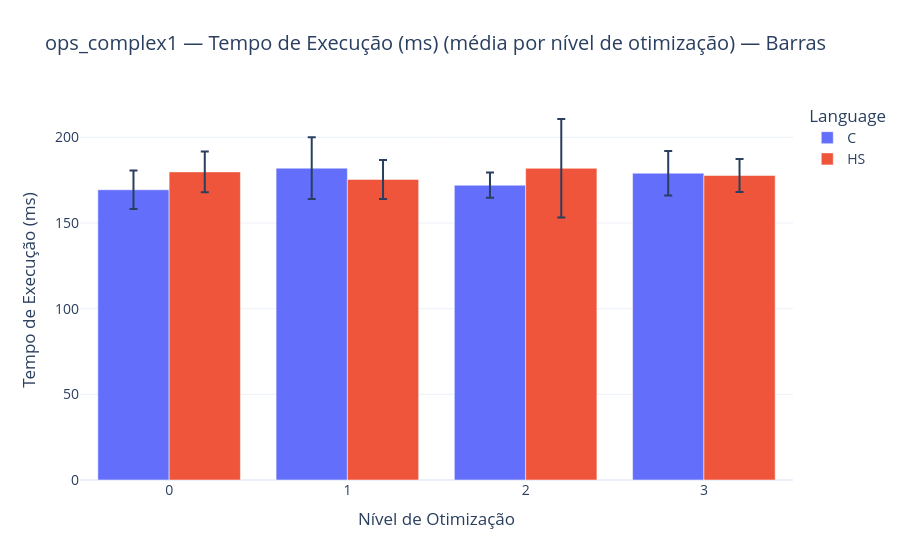
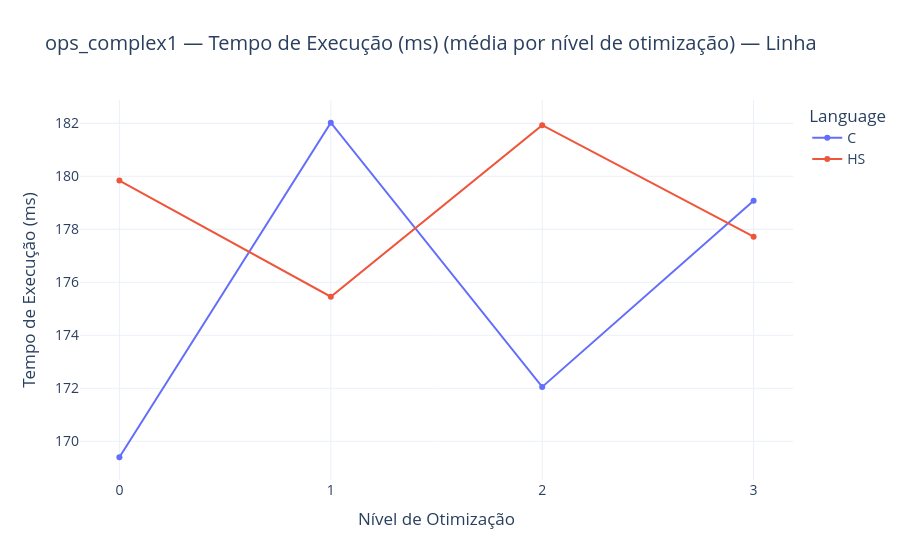
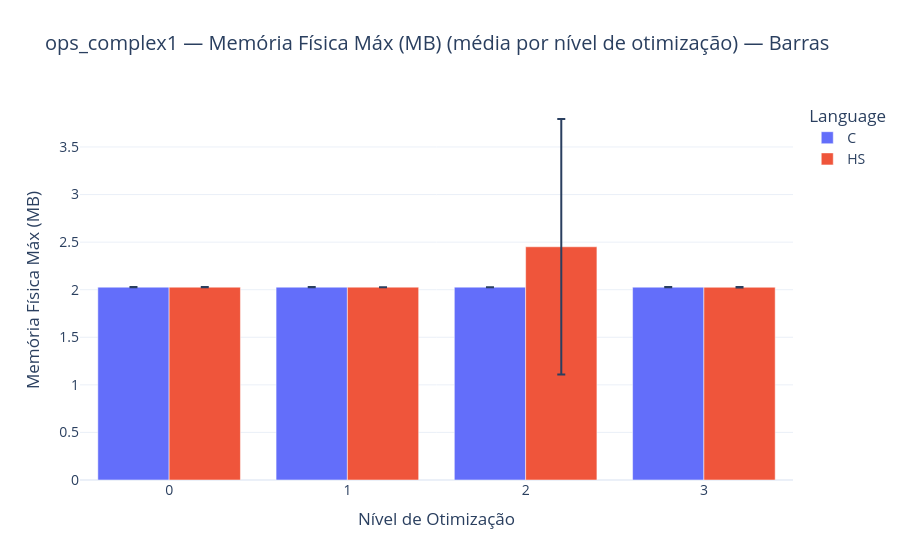
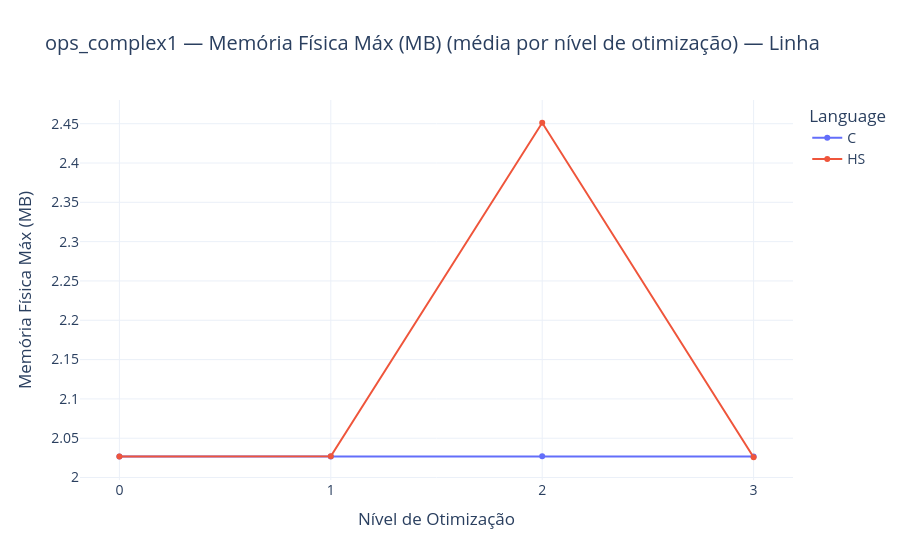

Notebook code cell kept with these figures, in order:
### Code cell
# === FUNÇÃO DE COMPARAÇÃO (adiciona boxplots, violin plots e gráficos de linha) ===
def compare_test2(test_name):
    """Gera gráficos comparando C e Haskell para um teste específico (usa média por Optimization).
       Além dos gráficos agregados, gera boxplots, violin plots e gráficos de linha com os dados individuais por nível de otimização."""
    subset = df[df["Test"] == test_name].copy()

    if subset.empty:
        print(f"⚠️ Nenhum dado encontrado para o teste '{test_name}'")
        return

    metrics = ["ExecTime_ms", "MaxWorking_MB", "MaxPrivate_MB", "AvgCPU_pct", "AsmLines"]
    metric_labels = {
        "ExecTime_ms": "Tempo de Execução (ms)",
        "MaxWorking_MB": "Memória Física Máx (MB)",
        "MaxPrivate_MB": "Memória Privada Máx (MB)",
        "AvgCPU_pct": "Uso de CPU (%)",
        "AsmLines": "Linhas Assembly"
    }

    # Garantir que Optimization seja ordenável (int) para um eixo X correto
    subset["OptLevel"] = pd.to_numeric(subset["Optimization"], errors="coerce").fillna(-1).astype(int)
    subset.sort_values("OptLevel", inplace=True)
    subset["Optimization_str"] = subset["OptLevel"].astype(str)

    # Para cada métrica, plotar a média por (Optimization, Language) com barras (e erro padrão) e linhas
    for metric in metrics:
        agg = subset.groupby(["OptLevel", "Language"])[metric].agg(["mean", "std", "count"]).reset_index()
        if not agg.empty:
            agg["Optimization"] = agg["OptLevel"].astype(str)

            # Bar chart (média por optimization)
            fig = px.bar(
                agg,
                x="Optimization",
                y="mean",
                color="Language",
                barmode="group",
                error_y="std",
                labels={"mean": metric_labels[metric]},
                title=f"{test_name} — {metric_labels[metric]} (média por nível de otimização) — Barras",
            )
            fig.update_layout(
                template="plotly_white",
                font=dict(size=14),
                yaxis_title=metric_labels[metric],
                xaxis_title="Nível de Otimização"
            )
            fig.show()

            # Line chart (média por optimization) — adicionado
            fig_line = px.line(
                agg,
                x="Optimization",
                y="mean",
                color="Language",
                markers=True,
                labels={"mean": metric_labels[metric]},
                title=f"{test_name} — {metric_labels[metric]} (média por nível de otimização) — Linha",
            )
            fig_line.update_traces(mode="lines+markers")
            fig_line.update_layout(
                template="plotly_white",
                font=dict(size=14),
                yaxis_title=metric_labels[metric],
                xaxis_title="Nível de Otimização"
            )
            fig_line.show()

    # Boxplots e Violin plots usando dados individuais (por nível de otimização e linguagem)
    for metric in metrics:
        if metric not in subset.columns:
            continue
        # Boxplot
        fig_box = px.box(
            subset,
            x="Optimization_str",
            y=metric,
            color="Language",
            points="outliers",
            labels={metric: metric_labels[metric], "Optimization_str": "Nível de Otimização"},
            title=f"{test_name} — Boxplot de {metric_labels[metric]} por Nível de Otimização"
        )
        fig_box.update_layout(template="plotly_white", font=dict(size=13))
        fig_box.show()

        # Violin plot (com box interno e pontos)
        fig_violin = px.violin(
            subset,
            x="Optimization_str",
            y=metric,
            color="Language",
            box=True,
            points="all",
            labels={metric: metric_labels[metric], "Optimization_str": "Nível de Otimização"},
            title=f"{test_name} — Violin de {metric_labels[metric]} por Nível de Otimização"
        )
        fig_violin.update_layout(template="plotly_white", font=dict(size=13))
        fig_violin.show()

    # Comparativo médio por linguagem (usado para resumo, radar e speed ratio)
    mean_data = subset.groupby("Language")[metrics].mean().reset_index()
    print(f"=== MÉDIAS — {test_name} ===")
    print(mean_data)
    print()

    # Radar Chart (perfil de desempenho) - normalização segura (evita divisão por zero)
    normalized = mean_data.copy()
    for col in metrics:
        mn = mean_data[col].min()
        mx = mean_data[col].max()
        if pd.isna(mn) or pd.isna(mx) or mx == mn:
            normalized[col] = 0.5
        else:
            normalized[col] = (mean_data[col] - mn) / (mx - mn)

    fig_radar = go.Figure()
    for _, row in normalized.iterrows():
        fig_radar.add_trace(go.Scatterpolar(
            r=row[metrics].values,
            theta=[metric_labels[m] for m in metrics],
            fill="toself",
            name=row["Language"]
        ))
    fig_radar.update_layout(
        title=f"Perfil de Desempenho Normalizado — {test_name}",
        polar=dict(radialaxis=dict(visible=True, range=[0, 1])),
        template="plotly_white"
    )
    fig_radar.show()

    # Speed Ratio (quanto Haskell é mais lento/rápido que C) usando médias
    if {"C", "Haskell"}.issubset(set(mean_data["Language"])):
        c_data = mean_data.loc[mean_data["Language"] == "C"].iloc[0]
        hs_data = mean_data.loc[mean_data["Language"] == "Haskell"].iloc[0]

        if c_data["ExecTime_ms"] == 0:
            print(f"⚠️ ExecTime_ms média de C é zero para {test_name}, não é possível calcular ratio.")
        else:
            ratio = hs_data["ExecTime_ms"] / c_data["ExecTime_ms"]
            print(f"⚡ Speed Ratio ({test_name}): Haskell é {ratio:.2f}x o tempo de C.\n")


# === GERAR COMPARAÇÕES PARA TODOS OS TESTES ===
tests = df["Test"].unique()

for t in tests:
    compare_test2(t)

### Figure 1 — Plotly figure (JSON) as saved in the notebook; plotly's stock layout.template omitted (floating-point values rounded to 4 significant figures)
{"data": [{"alignmentgroup": "True", "error_y": {"array": [11.21, 17.98, 7.366, 13.02]}, "hovertemplate": "Language=C<br>Optimization=%{x}<br>Tempo de Execução (ms)=%{y}<extra></extra>", "legendgroup": "C", "marker": {"color": "#636efa", "pattern": {"shape": ""}}, "name": "C", "offsetgroup": "C", "orientation": "v", "showlegend": true, "textposition": "auto", "type": "bar", "x": ["0", "1", "2", "3"], "xaxis": "x", "y": [169.4, 182.0, 172.1, 179.1], "yaxis": "y"}, {"alignmentgroup": "True", "error_y": {"array": [11.86, 11.38, 28.78, 9.658]}, "hovertemplate": "Language=HS<br>Optimization=%{x}<br>Tempo de Execução (ms)=%{y}<extra></extra>", "legendgroup": "HS", "marker": {"color": "#EF553B", "pattern": {"shape": ""}}, "name": "HS", "offsetgroup": "HS", "orientation": "v", "showlegend": true, "textposition": "auto", "type": "bar", "x": ["0", "1", "2", "3"], "xaxis": "x", "y": [179.8, 175.5, 181.9, 177.7], "yaxis": "y"}], "layout": {"barmode": "group", "font": {"size": 14}, "legend": {"title": {"text": "Language"}, "tracegroupgap": 0}, "title": {"text": "ops_complex1 — Tempo de Execução (ms) (média por nível de otimização) — Barras"}, "xaxis": {"anchor": "y", "domain": [0, 1], "title": {"text": "Nível de Otimização"}}, "yaxis": {"anchor": "x", "domain": [0, 1], "title": {"text": "Tempo de Execução (ms)"}}}}

### Figure 2 — Plotly figure (JSON) as saved in the notebook; plotly's stock layout.template omitted (floating-point values rounded to 4 significant figures)
{"data": [{"hovertemplate": "Language=C<br>Optimization=%{x}<br>Tempo de Execução (ms)=%{y}<extra></extra>", "legendgroup": "C", "line": {"color": "#636efa", "dash": "solid"}, "marker": {"symbol": "circle"}, "mode": "lines+markers", "name": "C", "orientation": "v", "showlegend": true, "type": "scatter", "x": ["0", "1", "2", "3"], "xaxis": "x", "y": [169.4, 182.0, 172.1, 179.1], "yaxis": "y"}, {"hovertemplate": "Language=HS<br>Optimization=%{x}<br>Tempo de Execução (ms)=%{y}<extra></extra>", "legendgroup": "HS", "line": {"color": "#EF553B", "dash": "solid"}, "marker": {"symbol": "circle"}, "mode": "lines+markers", "name": "HS", "orientation": "v", "showlegend": true, "type": "scatter", "x": ["0", "1", "2", "3"], "xaxis": "x", "y": [179.8, 175.5, 181.9, 177.7], "yaxis": "y"}], "layout": {"font": {"size": 14}, "legend": {"title": {"text": "Language"}, "tracegroupgap": 0}, "title": {"text": "ops_complex1 — Tempo de Execução (ms) (média por nível de otimização) — Linha"}, "xaxis": {"anchor": "y", "domain": [0, 1], "title": {"text": "Nível de Otimização"}}, "yaxis": {"anchor": "x", "domain": [0, 1], "title": {"text": "Tempo de Execução (ms)"}}}}

### Figure 3 — Plotly figure (JSON) as saved in the notebook; plotly's stock layout.template omitted (floating-point values rounded to 4 significant figures)
{"data": [{"alignmentgroup": "True", "error_y": {"array": [0.001265, 0.001265, 0.0, 0.001265]}, "hovertemplate": "Language=C<br>Optimization=%{x}<br>Memória Física Máx (MB)=%{y}<extra></extra>", "legendgroup": "C", "marker": {"color": "#636efa", "pattern": {"shape": ""}}, "name": "C", "offsetgroup": "C", "orientation": "v", "showlegend": true, "textposition": "auto", "type": "bar", "x": ["0", "1", "2", "3"], "xaxis": "x", "y": [2.027, 2.027, 2.027, 2.027], "yaxis": "y"}, {"alignmentgroup": "True", "error_y": {"array": [0.001265, 0.0, 1.343, 0.001932]}, "hovertemplate": "Language=HS<br>Optimization=%{x}<br>Memória Física Máx (MB)=%{y}<extra></extra>", "legendgroup": "HS", "marker": {"color": "#EF553B", "pattern": {"shape": ""}}, "name": "HS", "offsetgroup": "HS", "orientation": "v", "showlegend": true, "textposition": "auto", "type": "bar", "x": ["0", "1", "2", "3"], "xaxis": "x", "y": [2.027, 2.027, 2.451, 2.026], "yaxis": "y"}], "layout": {"barmode": "group", "font": {"size": 14}, "legend": {"title": {"text": "Language"}, "tracegroupgap": 0}, "title": {"text": "ops_complex1 — Memória Física Máx (MB) (média por nível de otimização) — Barras"}, "xaxis": {"anchor": "y", "domain": [0, 1], "title": {"text": "Nível de Otimização"}}, "yaxis": {"anchor": "x", "domain": [0, 1], "title": {"text": "Memória Física Máx (MB)"}}}}

### Figure 4 — Plotly figure (JSON) as saved in the notebook; plotly's stock layout.template omitted (floating-point values rounded to 4 significant figures)
{"data": [{"hovertemplate": "Language=C<br>Optimization=%{x}<br>Memória Física Máx (MB)=%{y}<extra></extra>", "legendgroup": "C", "line": {"color": "#636efa", "dash": "solid"}, "marker": {"symbol": "circle"}, "mode": "lines+markers", "name": "C", "orientation": "v", "showlegend": true, "type": "scatter", "x": ["0", "1", "2", "3"], "xaxis": "x", "y": [2.027, 2.027, 2.027, 2.027], "yaxis": "y"}, {"hovertemplate": "Language=HS<br>Optimization=%{x}<br>Memória Física Máx (MB)=%{y}<extra></extra>", "legendgroup": "HS", "line": {"color": "#EF553B", "dash": "solid"}, "marker": {"symbol": "circle"}, "mode": "lines+markers", "name": "HS", "orientation": "v", "showlegend": true, "type": "scatter", "x": ["0", "1", "2", "3"], "xaxis": "x", "y": [2.027, 2.027, 2.451, 2.026], "yaxis": "y"}], "layout": {"font": {"size": 14}, "legend": {"title": {"text": "Language"}, "tracegroupgap": 0}, "title": {"text": "ops_complex1 — Memória Física Máx (MB) (média por nível de otimização) — Linha"}, "xaxis": {"anchor": "y", "domain": [0, 1], "title": {"text": "Nível de Otimização"}}, "yaxis": {"anchor": "x", "domain": [0, 1], "title": {"text": "Memória Física Máx (MB)"}}}}
